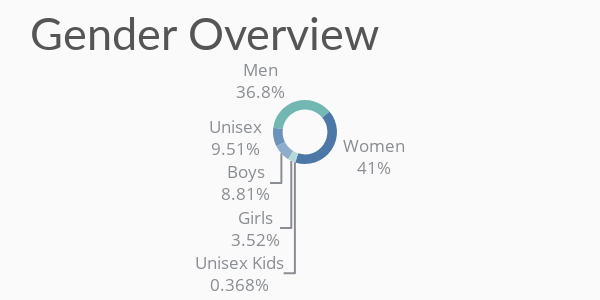

The notebook cell this image was saved under:
### Code cell
import pandas as pd
import plotly.express as px

# Sample data for illustration
data = pd.read_csv('myntra_products_catalog.csv')

# Create a DataFrame
df = pd.DataFrame(data)

# Create pie chart
fig = px.pie(df, names='Gender', height=300, width=600, hole=0.7, title='Gender Overview',
             color_discrete_sequence=['#4c78a8', '#72b7b2', '#6b92bc'])

# Update traces for styling
fig.update_traces(hovertemplate=None, textposition='outside', textinfo='percent+label', rotation=50)

# Layout adjustments
fig.update_layout(margin=dict(t=100, b=30, l=0, r=0), showlegend=False,
                  plot_bgcolor='#fafafa', paper_bgcolor='#fafafa',
                  title_font=dict(size=45, color='#555', family="Lato, sans-serif"),
                  font=dict(size=17, color='#8a8d93'),
                  hoverlabel=dict(bgcolor="#444", font_size=13, font_family="Lato, sans-serif"))

# Show figure
fig.show()

### Figure 1 — Plotly figure (JSON) as saved in the notebook; plotly's stock layout.template omitted (floating-point values rounded to 4 significant figures; data arrays with more than 128 entries replaced by an {"elided": "..."} marker saying what was removed)
{"data": [{"domain": {"x": [0, 1], "y": [0, 1]}, "hole": 0.7, "labels": {"elided": "12491 str values"}, "legendgroup": "", "name": "", "rotation": 50, "showlegend": true, "textinfo": "percent+label", "textposition": "outside", "type": "pie"}], "layout": {"font": {"color": "#8a8d93", "size": 17}, "height": 300, "hoverlabel": {"bgcolor": "#444", "font": {"family": "Lato, sans-serif", "size": 13}}, "legend": {"tracegroupgap": 0}, "margin": {"b": 30, "l": 0, "r": 0, "t": 100}, "paper_bgcolor": "#fafafa", "piecolorway": ["#4c78a8", "#72b7b2", "#6b92bc"], "plot_bgcolor": "#fafafa", "showlegend": false, "title": {"font": {"color": "#555", "family": "Lato, sans-serif", "size": 45}, "text": "Gender Overview"}, "width": 600}}
